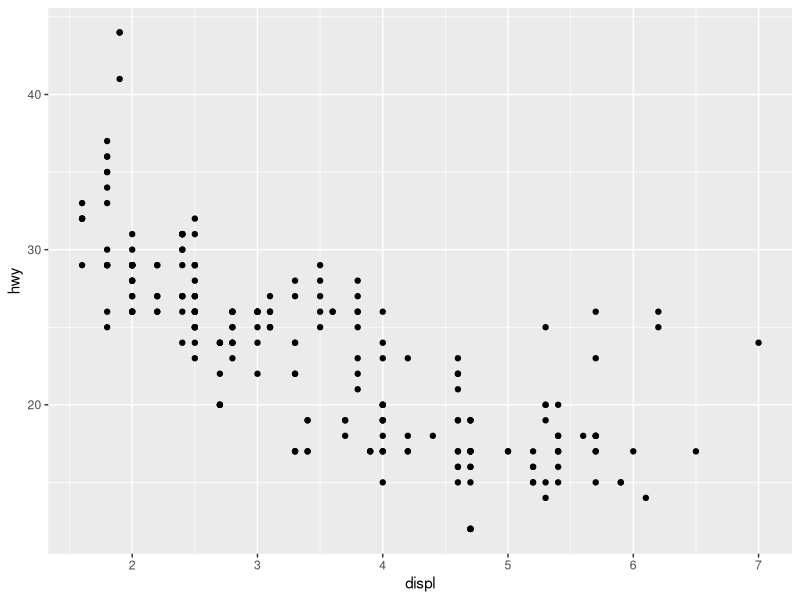
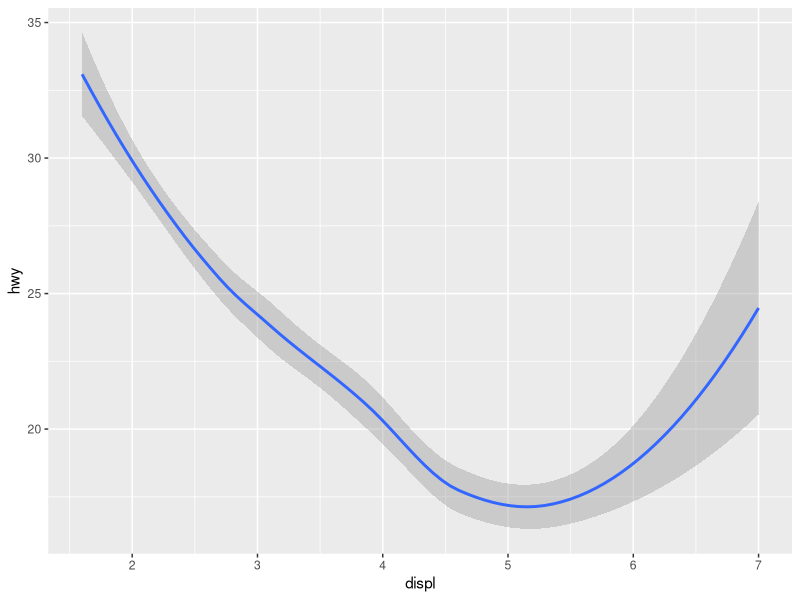
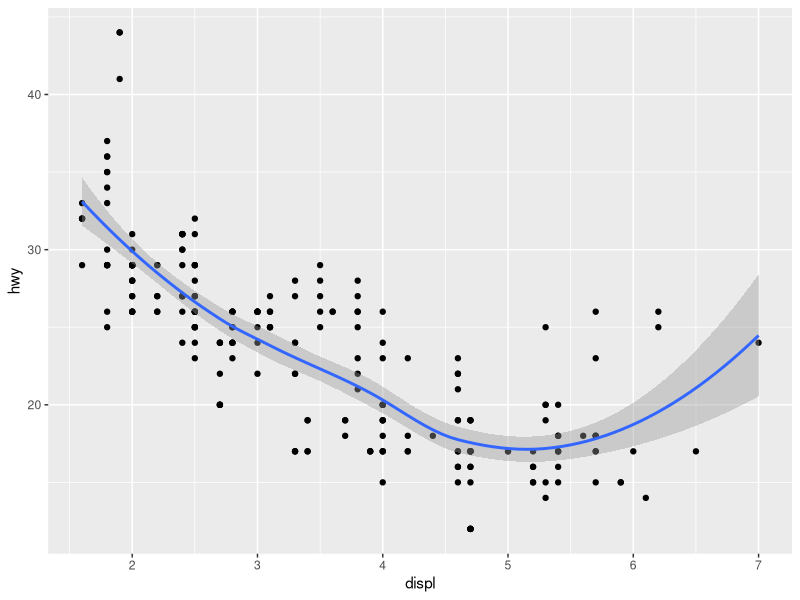
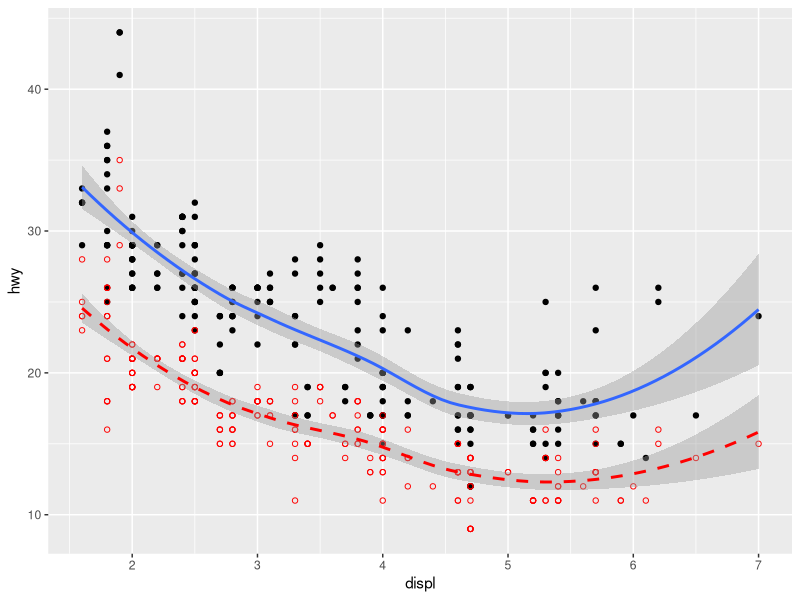
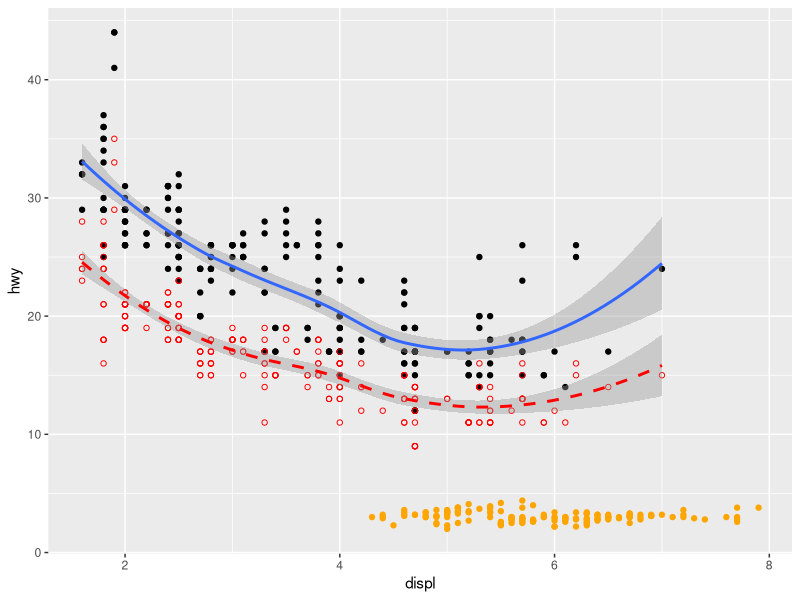
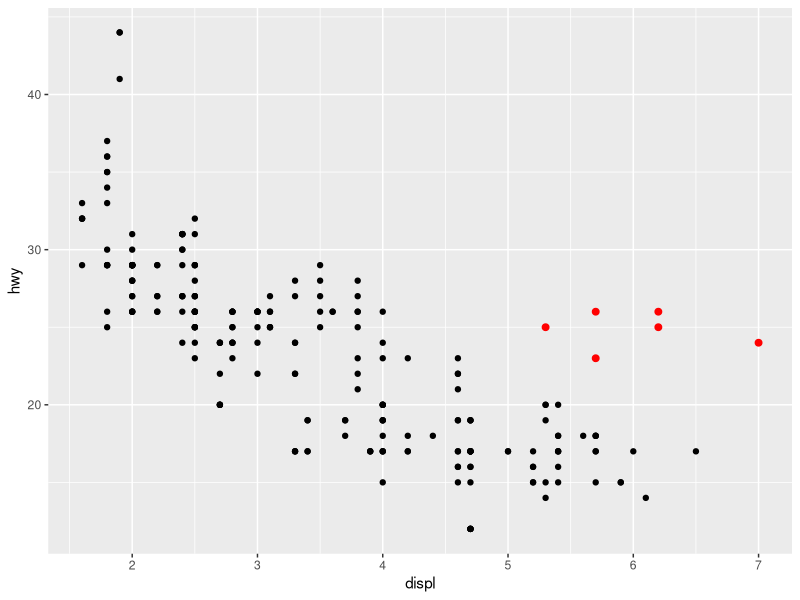
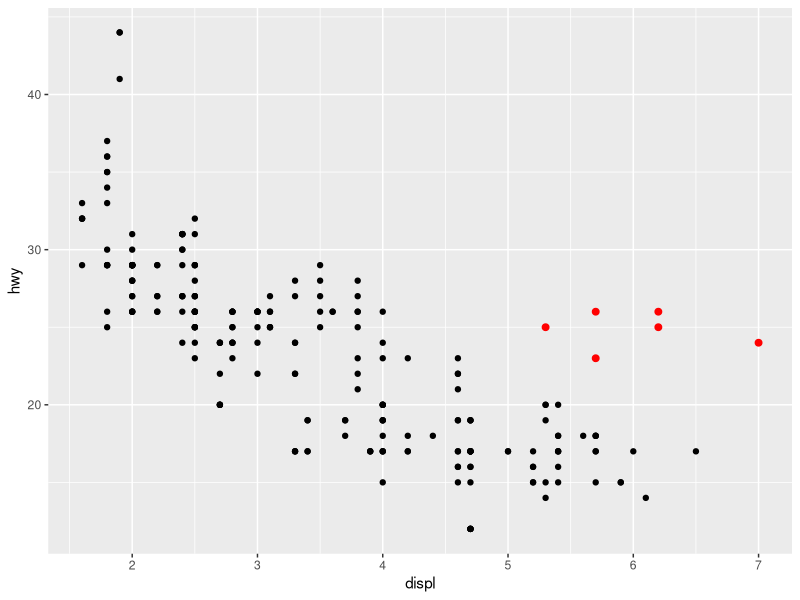
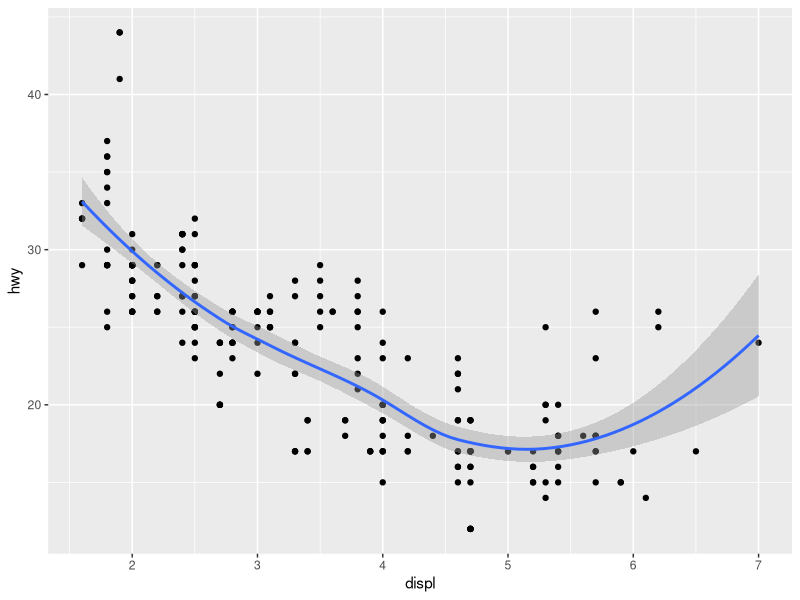

R code for these plots, in order: (Note: this script raises an error after producing the figures.)
# Day 15
library(ggplot2)
library(dplyr)

ggplot() + geom_point(mapping = aes(x=displ, y=hwy), data=mpg)
ggplot() + geom_smooth(mapping = aes(x=displ, y=hwy), data=mpg)
ggplot() + 
  geom_point(mapping = aes(x=displ, y=hwy), data = mpg) +
  geom_smooth(mapping = aes(x=displ, y=hwy), data = mpg)

ggplot() +
  geom_point(mapping = aes(x=displ, y=hwy), data = mpg) +
  geom_smooth(mapping = aes(x=displ, y=hwy), data = mpg) +
  geom_point(mapping = aes(x=displ, y=cty), data = mpg, col="red", shape=1) +
  geom_smooth(mapping = aes(x=displ, y=cty), data = mpg, linetype=2, col="red")

head(iris)
ggplot() +
  geom_point(mapping = aes(x=displ, y=hwy), data = mpg) +
  geom_smooth(mapping = aes(x=displ, y=hwy), data = mpg) +
  geom_point(mapping = aes(x=displ, y=cty), data = mpg, col="red", shape=1) +
  geom_smooth(mapping = aes(x=displ, y=cty), data = mpg, linetype=2, col="red") +
  geom_point(mapping = aes(x=iris$Sepal.Length, y=iris$Sepal.Width), col="orange")

ggplot() +
  geom_point(mapping = aes(displ, hwy), data=mpg) +
  geom_point(mapping = aes(displ, hwy),data=filter(mpg, displ > 5, hwy > 20),color="red", size=2)

ggplot() +
  geom_point(mapping=aes(displ, hwy), data=mpg) +
  geom_point(mapping=aes(displ, hwy), 
             data=filter(mpg, displ > 5, hwy > 20), 
             color="red", size=2)


ggplot(data = mpg, mapping = aes(x=displ, y=hwy)) + geom_point() + geom_smooth()
ggplot(data = mpg, mapping = aes(x=displ, y=cty)) + geom_point() + geom_smooth()


ggplot(data = mpg, mapping = aes(x=displ, y=hwy, color=drv)) + geom_point() + geom_smooth()
ggplot(data = mpg, mapping = aes(x=displ, y=hwy)) + geom_point(mapping = aes(color=drv)) + geom_smooth()
ggplot(data = mpg, mapping = aes(x=displ, y=hwy)) + geom_point() + geom_smooth(mapping = aes(color=drv))
ggplot(data = mpg, mapping = aes(x=displ, y=hwy, color=drv)) + geom_point(mapping = aes(shape=drv)) + geom_smooth(mapping = aes(linetype=drv))
ggplot(data = mpg, mapping = aes(x=displ, y=hwy)) +
  geom_point() + geom_smooth() +
  geom_point(mapping = aes(y = cty), col="red", shape=1) +
  geom_smooth(mapping = aes(y = cty), linetype=2, col="red")
ggplot(data=mpg, mapping = aes(x=displ, y=hwy)) +
  geom_point(aes(color=class)) +
  geom_smooth(data = filter(mpg, class=="suv"))

ggplot(mpg, aes(displ, hwy)) +
  geom_point() + geom_smooth() +
  geom_point(aes(y=cty), col="red", shape=1) +
  geom_smooth(aes(y=cty), linetype=2, col="red")

ggplot(mpg, aes(displ, hwy, color=drv)) + geom_point() + geom_smooth()
ggplot(mpg, aes(displ, hwy, color=drv)) + 
  geom_point() + 
  geom_smooth()
ggplot(mpg, aes(displ, hwy, color=drv)) 
  + geom_point() 


# Statistical transformation
diamonds
cut_table <- diamonds %>%
  group_by(cut) %>%
  summarize(n=n()) ; cut_table
ggplot(cut_table) + geom_col(aes(x=cut, y=n))
ggplot(diamonds) + geom_bar(aes(cut), stat="count")

ggplot(diamonds) + geom_bar(aes(x=color))
ggplot(diamonds) + geom_bar(aes(clarity, after_stat(prop), group=1))

ggplot(diamonds) + geom_bar(aes(carat))
ggplot(diamonds) + geom_bar(aes(carat), stat="bin")
ggplot(diamonds) + geom_histogram(aes(carat))
ggplot(diamonds) + geom_histogram(aes(table), bins = 50)
ggplot(diamonds) + geom_histogram(aes(price), binwidth = 500)
ggplot(diamonds) + geom_histogram(aes(x, after_stat(density)))
ggplot(diamonds) + geom_histogram(aes(y, after_stat(count)))
ggplot(diamonds) + geom_histogram(aes(z, after_stat(ndensity)))


ggplot(diamonds) + geom_boxplot(aes(y = carat))
ggplot(diamonds) + geom_boxplot(aes(x = carat))

ggplot(diamonds) + geom_boxplot(aes(cut, price))
ggplot(diamonds) + geom_boxplot(aes(cut, carat), notch = T)
ggplot(diamonds, aes(cut, depth)) +
  stat_summary(fun=median, fun.max = max, fun.min = min)


ggplot(mpg) + geom_bar(aes(class), fill="dark blue")
ggplot(mpg) + geom_bar(aes(class), color="dark blue")
ggplot(mpg) + geom_bar(aes(class, fill = drv))
ggplot(mpg) + geom_bar(aes(class, fill = drv), position = "dodge")
ggplot(mpg) + geom_bar(aes(class, fill = drv), position = "fill")
ggplot(mpg) + geom_bar(aes(class, col = drv), position = "identity", alpha=0.1)
ggplot(mpg) + geom_freqpoly(aes(hwy, color=drv), position = "identity")
ggplot(mpg) + geom_freqpoly(aes(hwy, color=drv))


p <- ggplot(mpg, aes(cty, hwy)) + geom_point(); p
p + geom_vline(xintercept = mean(mpg$cty), linetype=2, color="red")
p1 <- p + geom_vline(xintercept = mean(mpg$cty), linetype=2, color="red") +
  geom_hline(yintercept = mean(mpg$hwy), linetype=2, color="red"); p1
p1 + geom_abline(a=0, b=1, linetype=3, color="blue") +
  scale_x_continuous(limits = c(0,45)) +
  scale_y_continuous(limits = c(0,45))



